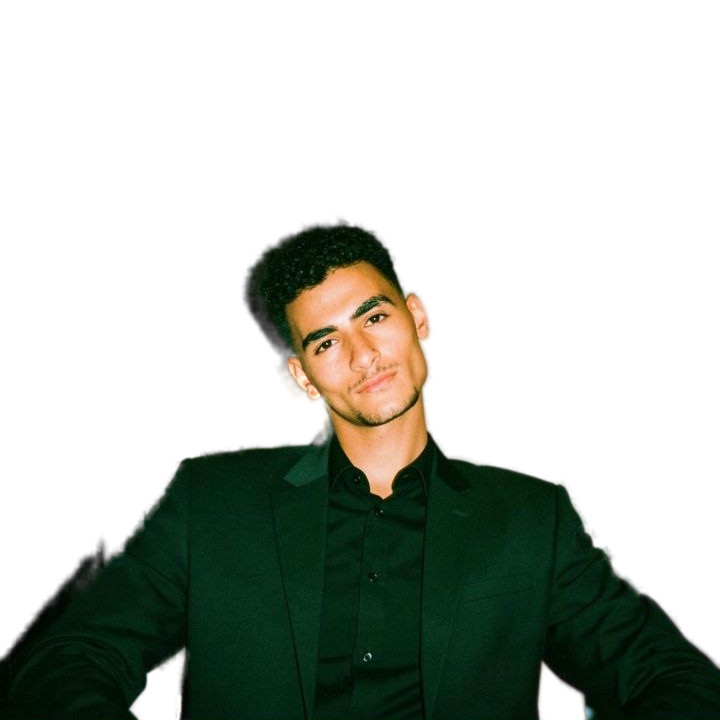
#> input picture assets/portrait-matted.png, 720 x 720 px
$ python dotty_terminal.py ../assets/portrait-matted.png
#> lines starting #> are read from the running program, lines starting #| are printed output that depends on the picture; after the words box and inside, x2 and y2 are one past the last pixel; in counts of white or black regions, pixels touching at a corner belong together
#!/usr/bin/env python3
"""Neofetch-style animated terminal SVG whose avatar is the dot portrait.

Stage 3 of the Generative Portrait Engine. Where Andrew Grant-style READMEs
put ASCII art in the neofetch "logo" slot, this fills it with ~5k real-color
halftone dots sampled from the background-removed photo. The whole window
animates on a 16 s SMIL loop: the command types itself, the portrait draws in
band by band, the stats appear, the cursor blinks, then it restarts. GitHub
renders SMIL inside markdown image tags (same tech as typing-svg badges).

    python3 dotty_terminal.py matted.png --out ../assets

Input: an RGBA image with the background already removed (see README:
rembg isnet-general-use). Output: terminal-portrait.svg.
"""
import argparse
import os
import numpy as np
from PIL import Image, ImageEnhance, ImageFilter

ap = argparse.ArgumentParser()
ap.add_argument("src")
ap.add_argument("--out", default=".")
A = ap.parse_args()
os.makedirs(A.out, exist_ok=True)

CYAN = "#00F0FF"
CH_MONO = "'DejaVu Sans Mono','Courier New',monospace"

# ----------------------------------------------------------------- portrait field
im = Image.open(A.src).convert("RGBA")
#> im is the input picture: PIL image 720x720 RGBA; mean R, G, B, A 87.4, 79.6, 51.8, 85.3
W0, H0 = im.size
#> W0 = 720; H0 = 720
bx0, by0, bx1, by1 = int(W0 * 0.14), int(H0 * 0.16), int(W0 * 0.86), int(H0 * 0.995)
#> bx0 = 100; by0 = 115; bx1 = 619; by1 = 716
sub = im.crop((bx0, by0, bx1, by1))
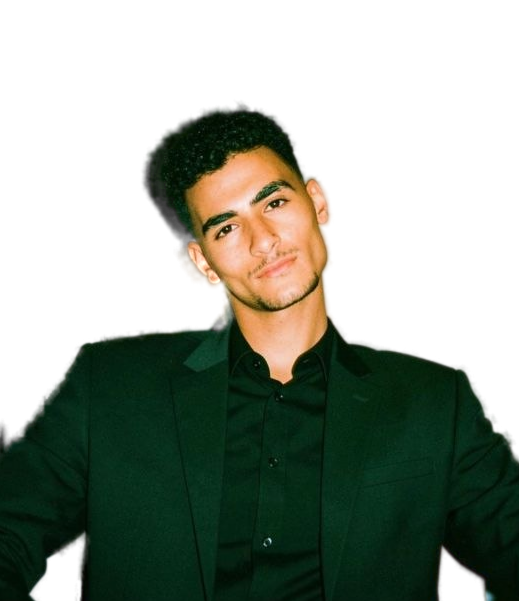
#> sub: PIL image 519x601 RGBA; mean R, G, B, A 70.2, 69.4, 42.6, 122.6; transparent parts drawn white
rgb = sub.convert("RGB")
rgb = ImageEnhance.Contrast(rgb).enhance(1.22)
rgb = ImageEnhance.Color(rgb).enhance(1.28)
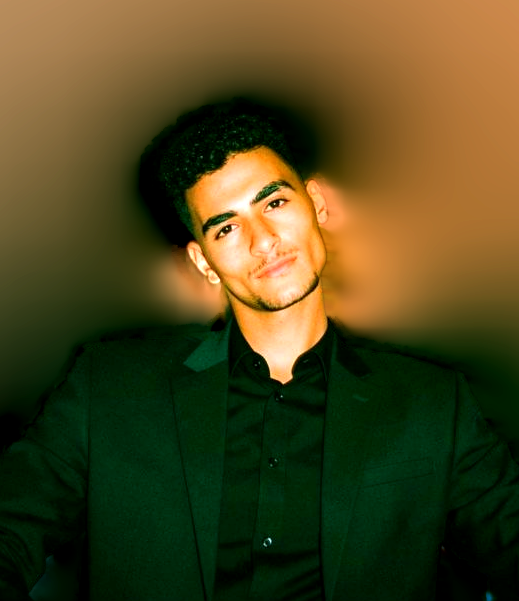
#> rgb: PIL image 519x601 RGB; mean R, G, B 76.4, 69.7, 29.6
rgb = rgb.filter(ImageFilter.UnsharpMask(radius=2.2, percent=150, threshold=2))
arr = np.asarray(rgb).astype(np.float32) / 255.0
alpha = np.asarray(sub.split()[-1]).astype(np.float32) / 255.0
H, W = arr.shape[:2]
#> H = 601; W = 519
lum = arr @ np.array([0.2126, 0.7152, 0.0722])
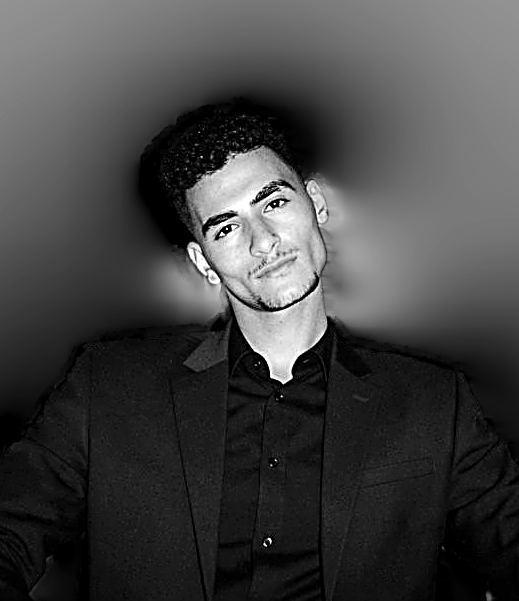
#> lum: shape (601, 519) float64; min 0, max 1, mean 0.268

# dot grid (image space), then scale into the panel
CELL = 4.5
cols = int(W / CELL)
#> cols = 115
rows = int(H / CELL)
#> rows = 133
xs = np.arange(cols) * CELL + CELL * 0.5
#> xs = 115 values from 2.25 to 515.2
ys = np.arange(rows) * CELL + CELL * 0.5
#> ys = 133 values from 2.25 to 596.2
ix = np.clip(xs.astype(int), 0, W - 1)
iy = np.clip(ys.astype(int), 0, H - 1)
IY, IX = np.meshgrid(iy, ix, indexing="ij")       # rows x cols
L = lum[IY, IX]
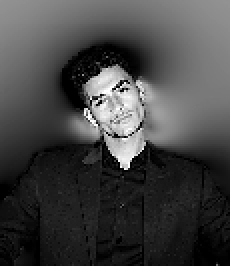
#> L: shape (133, 115) float64 (shown 2 times larger); min 0, max 1, mean 0.269
Csh = np.clip(arr[IY, IX] ** 0.85 * 1.18 + 0.03, 0, 1)
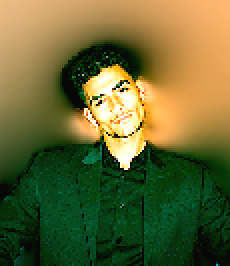
#> Csh: shape (133, 115, 3) float32 (shown 2 times larger); mean R, G, B 0.397, 0.407, 0.206
AL = alpha[IY, IX]
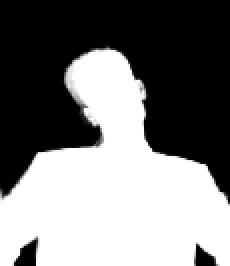
#> AL: shape (133, 115) float32 (shown 2 times larger); min 0, max 1, mean 0.48
keep = (AL > 0.30)
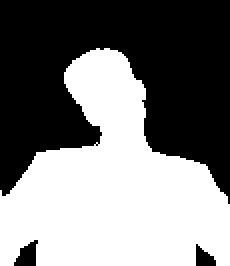
#> keep: shape (133, 115) bool (shown 2 times larger); 48.6% white; 1 white region, box (x1, y1, x2, y2) and area: (0, 24, 115, 133) 7431

t = np.clip(L, 0, 1)                      # dark canvas: brightness drives density
rad = 0.42 + CELL * 0.64 * (t ** 0.90)

PANEL_W, PANEL_H = 540.0, 520.0
scale = min(PANEL_W / (cols * CELL), PANEL_H / (rows * CELL))
SX = CELL * scale
PW, PH = cols * CELL * scale, rows * CELL * scale
PX0 = 30 + (560 - PW) / 2
PY0 = 82 + (PANEL_H - PH) / 2

band_n = 24
bands = [[] for _ in range(band_n)]
for r in range(rows):
    bi = min(band_n - 1, int(r * band_n / rows))
    for c in range(cols):
        if not keep[r, c]:
            continue
        col = (np.clip(Csh[r, c] * 255, 0, 255)).astype(int)
        hexv = "#%02x%02x%02x" % tuple(col)
        bands[bi].append((PX0 + c * SX, PY0 + r * SX, rad[r, c] * scale, hexv))
total = sum(len(b) for b in bands)
print(f"dots kept: {total:,}  panel {PW:.0f}x{PH:.0f}")
#| dots kept: 7,431  panel 450x520

# ---------------------------------------------------------------------- layout
VW, VH = 1120, 660
CMD = "alf@wasla-tech:~$ rembg photo.jpg && dotty_terminal.py"
INFO = [
    ("NAME",   'Ahmed "ALF" Eid',             "#e6edf3"),
    ("ROLE",   "Team Leader @ Wasla Tech",    "#e6edf3"),
    ("HOME",   "Alexandria, Egypt",           "#adbac7"),
    ("KERNEL", "fish · Ubuntu 24.04 LTS",     "#adbac7"),
    ("STACK",  "Python · Local LLMs · ESP32", "#adbac7"),
    ("REPOS",  "RAFIQ · Elahmed · Raqeeb",    "#adbac7"),
    ("ENGINE", "rembg → halftone field → SVG", "#adbac7"),
    ("RENDER", f"{total:,} colored dots",     CYAN),
    ("SIGNAL", "#00F0FF — always online",     "#ff7b72"),
]

T = 16.0
def anim(begin, end):
    b, e = begin / T, end / T
    return (f'<animate attributeName="opacity" dur="{T}s" repeatCount="indefinite" '
            f'values="0;0;1;1;0" keyTimes="0;{b:.4f};{min(e, 0.945):.4f};0.945;1"/>')
def anim1(begin):  # full cycle visible once appeared
    b = begin / T
    return (f'<animate attributeName="opacity" dur="{T}s" repeatCount="indefinite" '
            f'values="0;0;1;1;0" keyTimes="0;{b:.4f};{min(b + 0.01, 0.945):.4f};0.945;1"/>')

svg = [f'<svg xmlns="http://www.w3.org/2000/svg" viewBox="0 0 {VW} {VH}" width="{VW}" height="{VH}">',
       f'<rect width="{VW}" height="{VH}" rx="16" fill="#010409"/>',
       f'<rect x="8" y="8" width="{VW - 16}" height="{VH - 16}" rx="12" fill="#0D1117" stroke="#1f2937"/>',
       f'<path d="M20 8 h1080 a12 12 0 0 1 12 12 v20 H8 V20 a12 12 0 0 1 12-12 z" fill="#161b22"/>',
       '<circle cx="34" cy="26" r="6" fill="#ff5f57"/><circle cx="56" cy="26" r="6" fill="#febc2e"/>'
       '<circle cx="78" cy="26" r="6" fill="#28c840"/>',
       f'<text x="{VW / 2:.0f}" y="30" text-anchor="middle" font-family="{CH_MONO}" '
       f'font-size="12" fill="#768390">alf@wasla-tech — generative portrait engine</text>']

def esc(s):
    return s.replace("&", "&amp;").replace("<", "&lt;").replace(">", "&gt;")

# typed command with syntax colors
pre, post = CMD.split("rembg", 1)
tw = len(CMD) * 8.35
svg.append(f'<clipPath id="type"><rect x="28" y="44" height="22" width="{tw:.0f}">'
           f'<animate attributeName="width" dur="{T}s" repeatCount="indefinite" '
           f'values="0;0;{tw:.0f};{tw:.0f};0" keyTimes="0;0.03;0.12;0.945;1"/></rect></clipPath>')
svg.append('<g clip-path="url(#type)">'
           f'<text x="30" y="60" xml:space="preserve" font-family="{CH_MONO}" font-size="13">'
           f'<tspan fill="#7ee787">{esc(pre)}</tspan>'
           f'<tspan fill="{CYAN}">{esc("rembg" + post[:post.find(" &&")])}</tspan>'
           f'<tspan fill="#c9d1d9">{esc(post[post.find(" &&"):])}</tspan>'
           '</text></g>')
svg.append(f'<rect x="{30 + tw:.0f}" y="48" width="8" height="14" fill="#8b949e">'
           '<animate attributeName="opacity" dur="1s" repeatCount="indefinite" '
           'values="1;1;0;0" keyTimes="0;.5;.5;1"/></rect>')

# dashed divider
svg.append(f'<line x1="600" y1="86" x2="600" y2="{VH - 52}" stroke="#1f2937" stroke-dasharray="2 7">'
           + anim(0.4, 0.8) + '</line>')

# dot portrait: bands fade in top-down
for bi, b in enumerate(bands):
    t0 = 1.1 + bi * 0.10
    parts = [f'<g opacity="1">{anim(t0, t0 + 0.02)}>']
    parts = [f'<g opacity="1">{anim(t0, t0 + 0.02)}']
    for x, y, r, hexv in b:
        parts.append(f'<circle cx="{x:.1f}" cy="{y:.1f}" r="{r:.2f}" fill="{hexv}"/>')
    parts.append('</g>')
    svg.append("".join(parts))

# neofetch column
IX, IY = 632, 100
svg.append(f'<g opacity="1">{anim(4.4, 4.7)}<text x="{IX}" y="{IY}" font-family="{CH_MONO}" font-size="14">'
           f'<tspan fill="#7ee787">alf@wasla-tech</tspan><tspan fill="#c9d1d9">:~$ </tspan>'
           '<tspan fill="#e6edf3">neofetch me</tspan></text></g>')
svg.append(f'<g opacity="1">{anim(4.8, 5.1)}<text x="{IX}" y="{IY + 17}" font-family="{CH_MONO}" '
           f'font-size="13" fill="#238636">{"-" * 42}</text></g>')
for i, (k, val, c) in enumerate(INFO):
    yy = IY + 42 + i * 25
    t0 = 5.1 + i * 0.24
    svg.append(f'<g opacity="1">{anim(t0, t0 + 0.2)}'
               f'<text x="{IX}" y="{yy}" font-family="{CH_MONO}" font-size="13">'
               f'<tspan fill="#ffa657">{k}</tspan><tspan fill="#484f58"> : </tspan>'
               f'<tspan fill="{c}">{esc(val)}</tspan></text></g>')

# status line + soft cyan glow behind panel
svg.insert(6, f'<rect x="{PX0 - 8:.0f}" y="{PY0 - 8:.0f}" width="{PW + 16:.0f}" height="{PH + 16:.0f}" '
             f'rx="10" fill="none" stroke="#16323a" stroke-width="1" opacity="0.7">' + anim(1.0, 1.3) + '</rect>')
svg.append(f'<g opacity="1">{anim(8.2, 8.6)}<text x="30" y="{VH - 30}" font-family="{CH_MONO}" '
           f'font-size="12" fill="#484f58">rendered by dotty_terminal.py · {total:,} real-color dots · '
           'zero pixels copied — pipeline: rembg isnet-general-use → halftone field → SMIL</text></g>')
svg.append('</svg>')
open(f"{A.out}/terminal-portrait.svg", "w").write("".join(svg))
print("svg:", os.path.getsize(f"{A.out}/terminal-portrait.svg") // 1024, "KiB", f"{VW}x{VH}")
